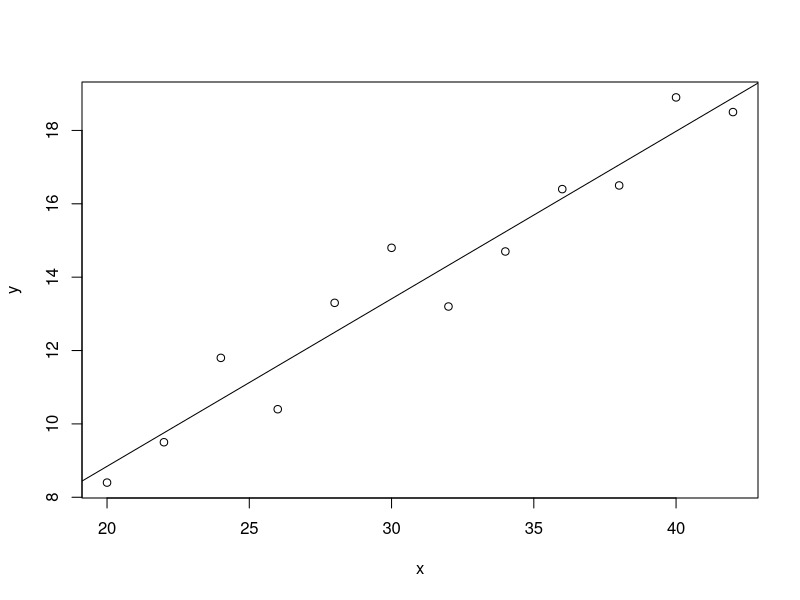

Write R code to recreate this figure.
x = c(20, 22, 24, 26, 28, 30, 32, 34,
      36, 38, 40, 42)
y = c(8.4, 9.5, 11.8, 10.4, 13.3, 14.8,
      13.2, 14.7, 16.4, 16.5, 18.9, 18.5)

lm.out = lm(y~x)
plot(x,y)
abline(lm.out)
summary(lm.out)

anova(lm.out)
